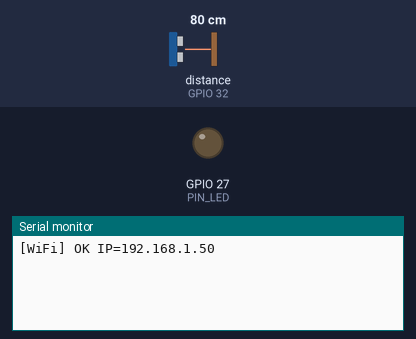
Bench run of a sketch on a simulated ESP32. On the bench: output pins drawn as LEDs (lit = HIGH), the last lines printed to the serial monitor. The inputs (shaded band) are chosen by the test bench; at power-on: distance to the obstacle (sensor on GPIO 32) 80 cm. The echo pulse lasts 58.3 µs per cm; WiFi joins after 1.5 s; servers stay silent unless stated; uploads are accepted with an empty reply; the local clock reads 2024-03-15 10:24:30 at power-on unless the sketch sets it; EEPROM starts erased; pins used as bus, display or sensor lines are not drawn.

Above: at 2.7 s.
2.8 s: distance to the obstacle (sensor on GPIO 32) set to 2 cm
At 6.5 s:
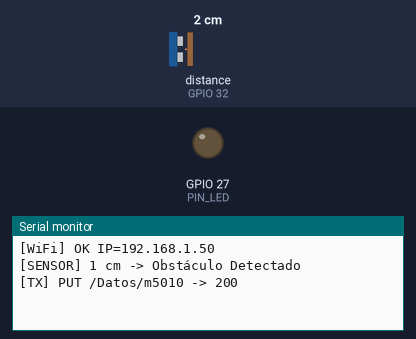
9.8 s: distance to the obstacle (sensor on GPIO 32) set to 18 cm
At 10.38 s:
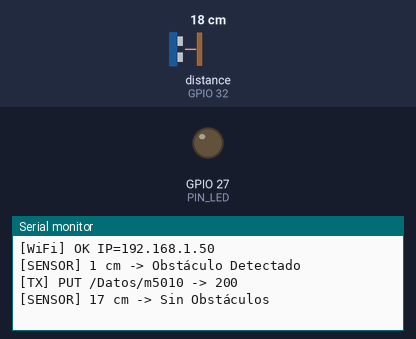
Timing chart, 0 to 12.8 s (numbered marks = the images above; inputs shaded):
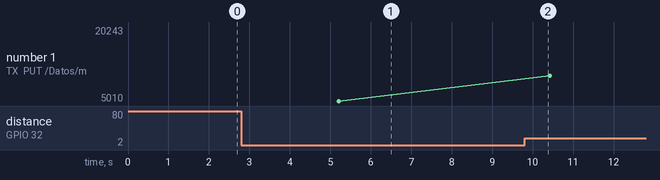

Measured:
- after the input at 2.8 s, the serial monitor: prints a new line after 2.2 s (image 1)
- after the input at 9.8 s, the serial monitor: prints a new line after 0.42 s (image 2)
- plotted number 1: 5010 → 20243 after the input at 9.8 s

The sketch:

appiot_u3ino__copia_.ino
```cpp
#include <WiFi.h>
#include <HTTPClient.h>
#include <ArduinoJson.h>
#include <time.h>
#include <Preferences.h>

const char* ssid     = "Redmi Note 13 5G";   // debe coincidir EXACTO con tu hotspot (2,4 GHz)
const char* password = "MartinL1";
const char* firebaseURL = "https://appiotu2-default-rtdb.firebaseio.com"; // sin / final

const int PIN_TRIG = 14, PIN_ECHO = 32, PIN_LED = 27;
const unsigned long INTERVALO_MEDICION = 5000;   // muestreo cada 5 s (energía)
const unsigned long INTERVALO_COMANDOS = 2000;   // sondeo de órdenes cada 2 s
unsigned long UMBRAL_CM = 10;

Preferences prefs;                  // buffer offline en memoria no volátil
unsigned long tMed = 0, tCmd = 0;
long ultimaDistancia = 0;
bool wifiListo = false;

void conectarWiFi() {               // reconexión automática
  if (WiFi.status() == WL_CONNECTED) { wifiListo = true; return; }
  wifiListo = false;
  WiFi.begin(ssid, password);
  int i = 0;
  while (WiFi.status() != WL_CONNECTED && i < 20) { delay(500); i++; }
  wifiListo = (WiFi.status() == WL_CONNECTED);
  if (wifiListo) {
    configTime(-3 * 3600, 0, "pool.ntp.org");
    Serial.printf("[WiFi] OK IP=%s\n", WiFi.localIP().toString().c_str());
  } else {
    Serial.println("[WiFi] SIN RED -> buffer local activo");
  }
}

String fechaActual() {
  struct tm t;
  if (!getLocalTime(&t)) return "01-01-2026";
  char b[11]; strftime(b, 11, "%d-%m-%Y", &t); return String(b);
}
String horaActual() {
  struct tm t;
  if (!getLocalTime(&t)) return "00:00:00";
  char b[9]; strftime(b, 9, "%H:%M:%S", &t); return String(b);
}

bool firebasePUT(String path, String json) {
  if (!wifiListo) return false;
  HTTPClient http;
  http.begin(String(firebaseURL) + path + ".json");
  http.addHeader("Content-Type", "application/json");
  int c = http.PUT(json);
  http.end();
  Serial.printf("[TX] PUT %s -> %d\n", path.c_str(), c);
  return c == 200;
}

String firebaseGET(String path) {
  if (!wifiListo) return "";
  HTTPClient http;
  http.begin(String(firebaseURL) + path + ".json");
  int c = http.GET();
  String out = (c == 200) ? http.getString() : "";
  http.end();
  return out;
}

long medirDistancia() {
  digitalWrite(PIN_TRIG, LOW);  delayMicroseconds(2);
  digitalWrite(PIN_TRIG, HIGH); delayMicroseconds(10);
  digitalWrite(PIN_TRIG, LOW);
  return pulseIn(PIN_ECHO, HIGH, 30000) * 0.0343 / 2;  // timeout 30 ms
}

void guardarOffline(String key, String json) {
  String buf = prefs.getString("buffer", "");
  if (buf.length() > 3000) buf = buf.substring(buf.indexOf('|') + 1);
  prefs.putString("buffer", buf + key + "," + json + "|");
  Serial.println("[BUF] medición guardada localmente");
}

void flushOffline() {
  String buf = prefs.getString("buffer", "");
  if (buf.length() == 0) return;
  while (buf.length() > 0) {
    int sep = buf.indexOf('|');
    String reg = buf.substring(0, sep);
    buf = buf.substring(sep + 1);
    int c = reg.indexOf(',');
    String key = reg.substring(0, c);
    String json = reg.substring(c + 1);
    if (!firebasePUT("/Datos/" + key, json)) { buf = reg + "|" + buf; break; }
  }
  prefs.putString("buffer", buf);
  Serial.println("[BUF] flush completado");
}

void cicloMedicion() {
  long d = medirDistancia();
  ultimaDistancia = d;   // CORRECCIÓN 1: antes "= 0" mataba el enclavamiento
  String desc = (d > 0 && d <= UMBRAL_CM) ? "Obstáculo Detectado" : (d == 0 ? "Fuera de rango" : "Sin Obstáculos");
  String key  = "m" + String(millis());
  String json = "{\"descripcion\":\"" + desc + "\",\"distancia\":" + String(d) +
                ",\"fecha\":\"" + fechaActual() + "\",\"hora\":\"" + horaActual() + "\"}";
  Serial.printf("[SENSOR] %ld cm -> %s\n", d, desc.c_str());
  if (wifiListo) {
    if (!firebasePUT("/Datos/" + key, json)) guardarOffline(key, json);
    else flushOffline();
  } else {
    guardarOffline(key, json);
  }
}

void revisarComandos() {
  String payload = firebaseGET("/Comandos");
  if (payload.length() == 0 || payload == "null") return;
  JsonDocument doc;
  if (deserializeJson(doc, payload)) return;
  for (JsonPair kv : doc.as<JsonObject>()) {
    JsonObject cmd = kv.value().as<JsonObject>();
    const char* estado = cmd["estado"] | "";
    if (String(estado) == "pendiente") {
      String tipo  = cmd["tipo"]  | "";
      String valor = cmd["valor"] | "";
      bool ejecutado = true;
      String motivo = "";
      if (tipo == "led") {
        if (valor == "on" && ultimaDistancia > 0 && ultimaDistancia <= UMBRAL_CM) {
          digitalWrite(PIN_LED, LOW);          // enclavamiento de seguridad
          ejecutado = false;
          motivo = "obstaculo en rango";
          Serial.println("[CMD] led=on RECHAZADO: obstáculo dentro del umbral");
        } else {
          digitalWrite(PIN_LED, valor == "on" ? HIGH : LOW);
        }
      } else if (tipo == "umbral") {
        UMBRAL_CM = valor.toInt();
      } else if (tipo == "medir") {
        cicloMedicion();
      }
      Serial.printf("[CMD] %s=%s %s\n", tipo.c_str(), valor.c_str(), ejecutado ? "EJECUTADO" : "RECHAZADO");
      firebasePUT("/Comandos/" + String(kv.key().c_str()),
        "{\"tipo\":\"" + tipo + "\",\"valor\":\"" + valor +
        "\",\"estado\":\"" + String(ejecutado ? "ejecutado" : "rechazado") +
        "\",\"motivo\":\"" + motivo +
        "\",\"fechaEjec\":\"" + fechaActual() + "\",\"horaEjec\":\"" + horaActual() + "\"}");
    }   // CORRECCIÓN 2: estas tres llaves faltaban en tu versión
  }
}

void setup() {
  Serial.begin(115200);
  pinMode(PIN_TRIG, OUTPUT);
  pinMode(PIN_ECHO, INPUT);
  pinMode(PIN_LED, OUTPUT);
  prefs.begin("appiot", false);
  conectarWiFi();
}

void loop() {
  conectarWiFi();
  if (millis() - tCmd >= INTERVALO_COMANDOS) { tCmd = millis(); revisarComandos(); }
  if (millis() - tMed >= INTERVALO_MEDICION) { tMed = millis(); cicloMedicion(); }
  delay(100);
}
```
